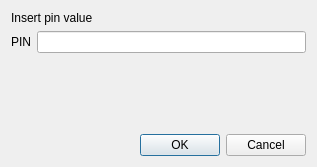
<?xml version="1.0" encoding="UTF-8"?>
<ui version="4.0">
 <class>PinDlg</class>
 <widget class="QDialog" name="PinDlg">
  <property name="geometry">
   <rect>
    <x>0</x>
    <y>0</y>
    <width>317</width>
    <height>167</height>
   </rect>
  </property>
  <property name="windowTitle">
   <string>PIN</string>
  </property>
  <layout class="QGridLayout" name="gridLayout">
   <item row="1" column="1">
    <widget class="QLineEdit" name="mPinText"/>
   </item>
   <item row="1" column="0">
    <widget class="QLabel" name="label_2">
     <property name="text">
      <string>PIN</string>
     </property>
    </widget>
   </item>
   <item row="2" column="0">
    <spacer name="verticalSpacer">
     <property name="orientation">
      <enum>Qt::Vertical</enum>
     </property>
     <property name="sizeHint" stdset="0">
      <size>
       <width>20</width>
       <height>40</height>
      </size>
     </property>
    </spacer>
   </item>
   <item row="3" column="0" colspan="2">
    <widget class="QDialogButtonBox" name="buttonBox">
     <property name="orientation">
      <enum>Qt::Horizontal</enum>
     </property>
     <property name="standardButtons">
      <set>QDialogButtonBox::Cancel|QDialogButtonBox::Ok</set>
     </property>
    </widget>
   </item>
   <item row="0" column="0" colspan="2">
    <widget class="QLabel" name="label">
     <property name="text">
      <string>Insert pin value</string>
     </property>
    </widget>
   </item>
  </layout>
 </widget>
 <resources/>
 <connections>
  <connection>
   <sender>buttonBox</sender>
   <signal>accepted()</signal>
   <receiver>PinDlg</receiver>
   <slot>accept()</slot>
   <hints>
    <hint type="sourcelabel">
     <x>248</x>
     <y>254</y>
    </hint>
    <hint type="destinationlabel">
     <x>157</x>
     <y>274</y>
    </hint>
   </hints>
  </connection>
  <connection>
   <sender>buttonBox</sender>
   <signal>rejected()</signal>
   <receiver>PinDlg</receiver>
   <slot>reject()</slot>
   <hints>
    <hint type="sourcelabel">
     <x>316</x>
     <y>260</y>
    </hint>
    <hint type="destinationlabel">
     <x>286</x>
     <y>274</y>
    </hint>
   </hints>
  </connection>
 </connections>
</ui>
